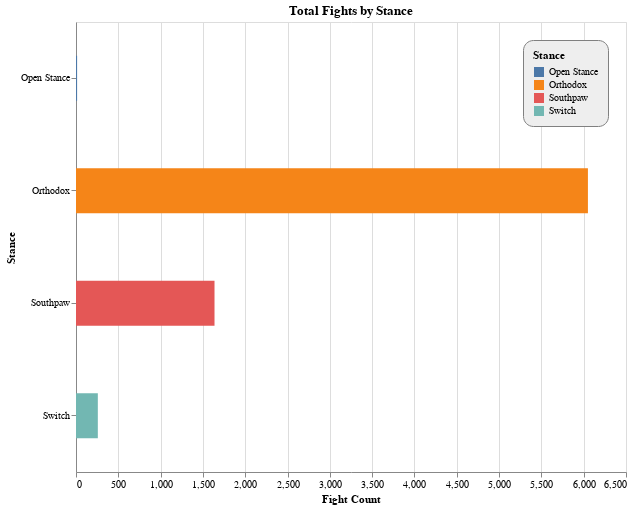

Notebook code for this chart:
### Code cell
# Creating a visualization to show the most common fighting styles, this time exerimenting with the legend of altair

chart = alt.Chart(All_Stance_Final).mark_bar(size=45).encode(
    x='Fight Count',
    y='Stance',
    color='Stance'
    ).properties(
    title='Total Fights by Stance'
)
    


text = chart.mark_text(
    align='left',
    baseline='middle',
    dx=3  
).encode(
    text='Fight Count'
)
(chart + text).properties(height=550, width=650)

chart.configure_legend(
    strokeColor='gray',
    fillColor='#EEEEEE',
    padding=10,
    cornerRadius=10,
    orient='top-right'

).properties(
  width=550,
  height=450
)
# )

### Figure 1 — Vega-Lite specification as saved in the notebook (floating-point values rounded to 4 significant figures)
{"config": {"view": {"continuousWidth": 400, "continuousHeight": 300}, "legend": {"cornerRadius": 10, "fillColor": "#EEEEEE", "orient": "top-right", "padding": 10, "strokeColor": "gray"}}, "data": {"name": "data-c88f1eddbb7f05face3c5f616b168a0e"}, "mark": {"type": "bar", "size": 45}, "encoding": {"color": {"type": "nominal", "field": "Stance"}, "x": {"type": "quantitative", "field": "Fight Count"}, "y": {"type": "nominal", "field": "Stance"}}, "height": 450, "title": "Total Fights by Stance", "width": 550, "$schema": "https://vega.github.io/schema/vega-lite/v4.0.2.json", "datasets": {"data-c88f1eddbb7f05face3c5f616b168a0e": [{"Fight Count": 6050, "Stance": "Orthodox"}, {"Fight Count": 1637, "Stance": "Southpaw"}, {"Fight Count": 258, "Stance": "Switch"}, {"Fight Count": 13, "Stance": "Open Stance"}]}}
